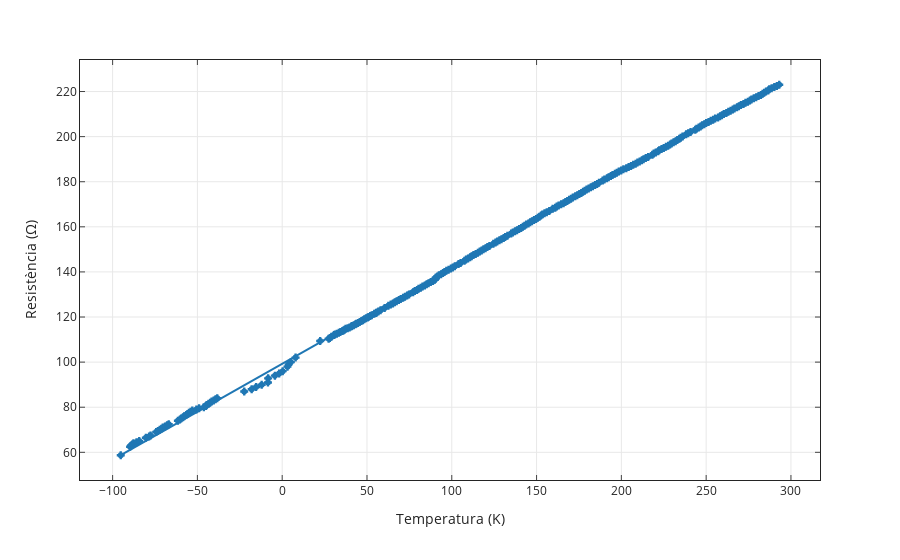

Notebook code for this chart:
### Code cell
fig=px.scatter(dat,x='Tk',y='Rohm',template='simple_white', trendline="ols",error_x='Inc',error_y='Inc.1',
 labels={
                     "Tk": "Temperatura (K)",
#                      "y": "Resistència $\\text{Resistència }(\Omega)$"
                     "Rohm":resist +"(&#x2126;)"
                 },                
               )
               
# fig.update_layout(
#     title={
#         'text': "Resistència (&#x2126;) en funció de la temperatura (K)",
#         'y':0.9,
#         'x':0.5,
#         'xanchor': 'center',
#         'yanchor': 'bottom'
#         })
fig.update_xaxes(ticks="inside",
                mirror='ticks',showline=True,showgrid=True
                )
fig.update_yaxes(ticks="inside",
                mirror='ticks',showline=True,showgrid=True
                
                )

fig.show()
results = px.get_trendline_results(fig)
results = results.iloc[0]["px_fit_results"].summary()
print(results)
fig.write_image("tot.pdf",engine="kaleido")

### Figure 1 — Plotly figure (JSON) as saved in the notebook; plotly's stock layout.template omitted (floating-point values rounded to 4 significant figures; data arrays with more than 128 entries replaced by an {"elided": "..."} marker saying what was removed)
{"data": [{"error_x": {"array": {"elided": "275 float values"}}, "error_y": {"array": {"elided": "275 float values"}}, "hovertemplate": "Temperatura (K)=%{x}<br>Resistència (&#x2126;)=%{y}<extra></extra>", "legendgroup": "", "marker": {"color": "#1F77B4", "symbol": "circle"}, "mode": "markers", "name": "", "orientation": "v", "showlegend": false, "type": "scatter", "x": {"elided": "275 float values"}, "xaxis": "x", "y": {"elided": "275 float values"}, "yaxis": "y"}, {"hovertemplate": "<b>OLS trendline</b><br>Rohm = 0.425156 * Tk + 99.2761<br>R<sup>2</sup>=0.999504<br><br>Temperatura (K)=%{x}<br>Resistència (&#x2126;)=%{y} <b>(trend)</b><extra></extra>", "legendgroup": "", "marker": {"color": "#1F77B4", "symbol": "circle"}, "mode": "lines", "name": "", "showlegend": false, "type": "scatter", "x": {"elided": "275 float values"}, "xaxis": "x", "y": {"elided": "275 float values"}, "yaxis": "y"}], "layout": {"autosize": true, "legend": {"tracegroupgap": 0}, "margin": {"t": 60}, "xaxis": {"anchor": "y", "autorange": true, "domain": [0, 1], "mirror": "ticks", "range": [-118.0, 315.9], "showgrid": true, "showline": true, "ticks": "inside", "title": {"text": "Temperatura (K)"}, "type": "linear"}, "yaxis": {"anchor": "x", "autorange": true, "domain": [0, 1], "mirror": "ticks", "range": [47.05, 234.6], "showgrid": true, "showline": true, "ticks": "inside", "title": {"text": "Resistència (&#x2126;)"}, "type": "linear"}}}
